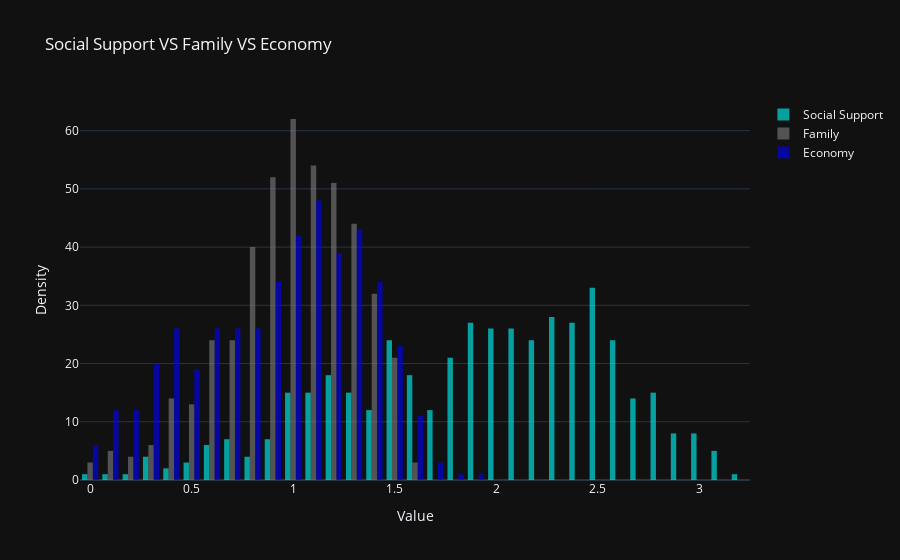

Write notebook code for a chart like this one.
### Code cell
trace_social_support = go.Histogram(x=happiness['Social_Support'], name='Social Support', marker=dict(color='cyan'), opacity=0.6)
trace_family = go.Histogram(x=happiness['Family'], name='Family', marker=dict(color='grey'), opacity=0.6)
trace_trust = go.Histogram(x=happiness['Economy'], name='Economy', marker=dict(color='blue'), opacity=0.6)


layout = go.Layout(title='Social Support VS Family VS Economy',
                   xaxis=dict(title='Value'),
                   yaxis=dict(title='Density'),template="plotly_dark")

fig = go.Figure(data=[trace_social_support, trace_family, trace_trust], layout=layout)

fig.show()

### Figure 1 — Plotly figure (JSON) as saved in the notebook; plotly's stock layout.template omitted (floating-point values rounded to 4 significant figures; data arrays with more than 128 entries replaced by an {"elided": "..."} marker saying what was removed)
{"data": [{"marker": {"color": "cyan"}, "name": "Social Support", "opacity": 0.6, "type": "histogram", "x": {"elided": "452 float values"}}, {"marker": {"color": "grey"}, "name": "Family", "opacity": 0.6, "type": "histogram", "x": {"elided": "452 float values"}}, {"marker": {"color": "blue"}, "name": "Economy", "opacity": 0.6, "type": "histogram", "x": {"elided": "452 float values"}}], "layout": {"title": {"text": "Social Support VS Family VS Economy"}, "xaxis": {"title": {"text": "Value"}}, "yaxis": {"title": {"text": "Density"}}}}
